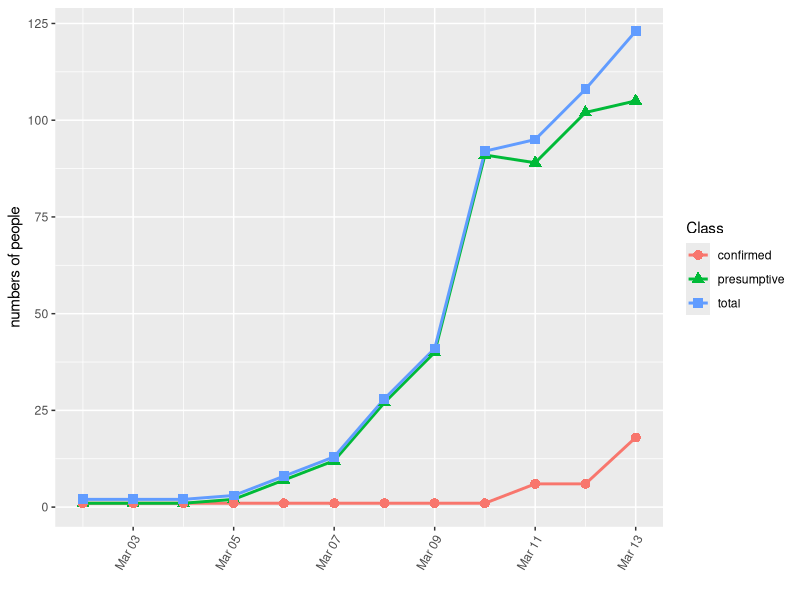
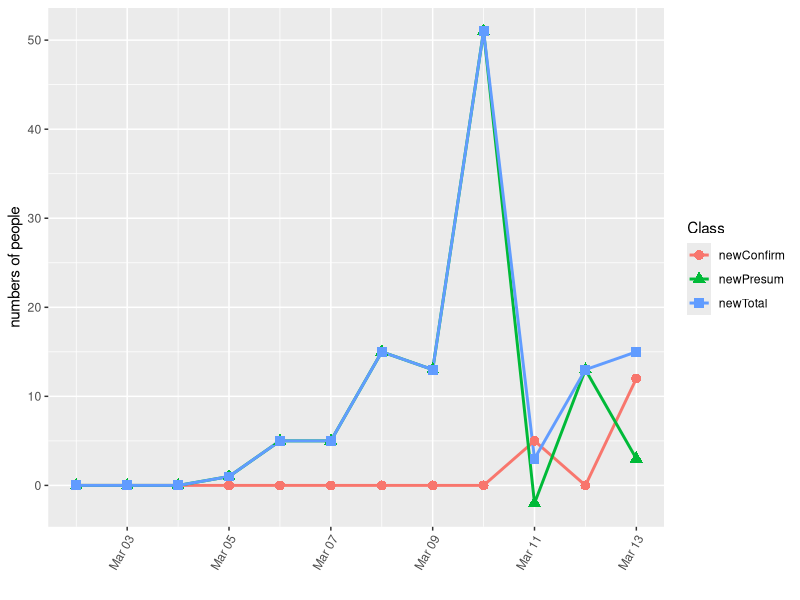
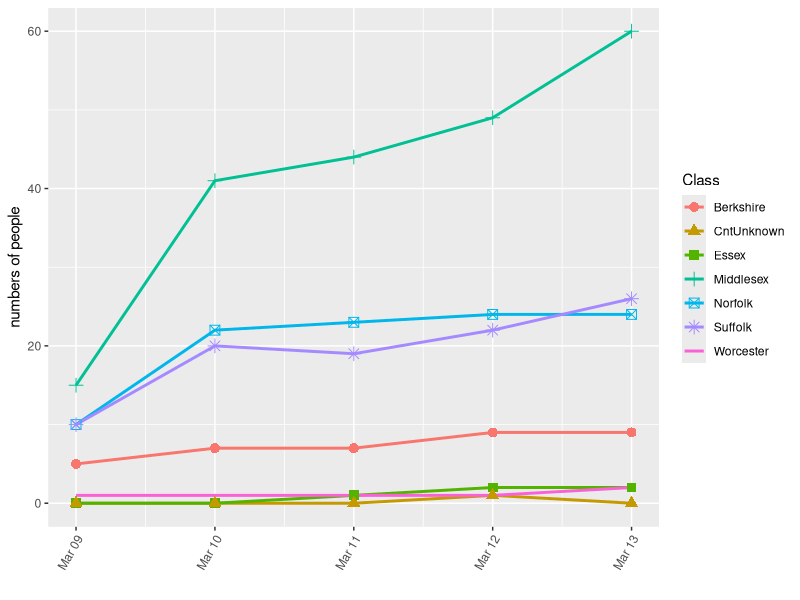
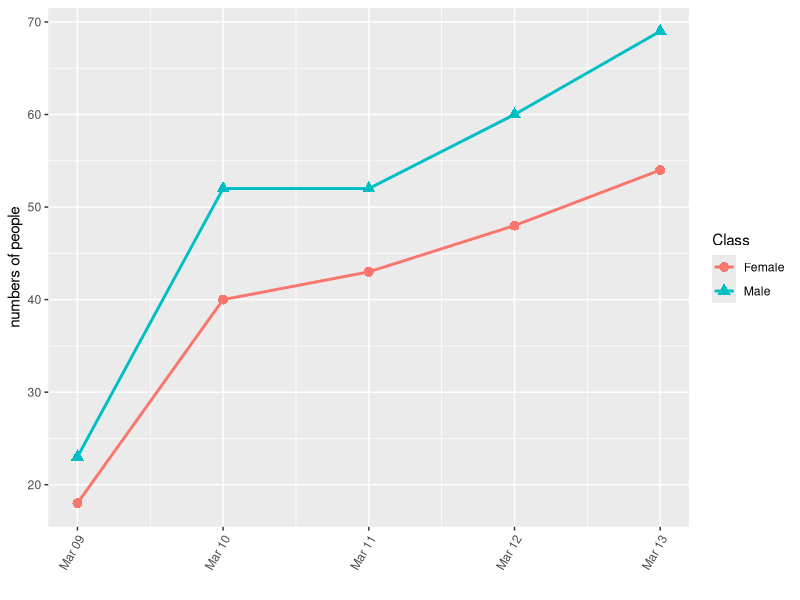
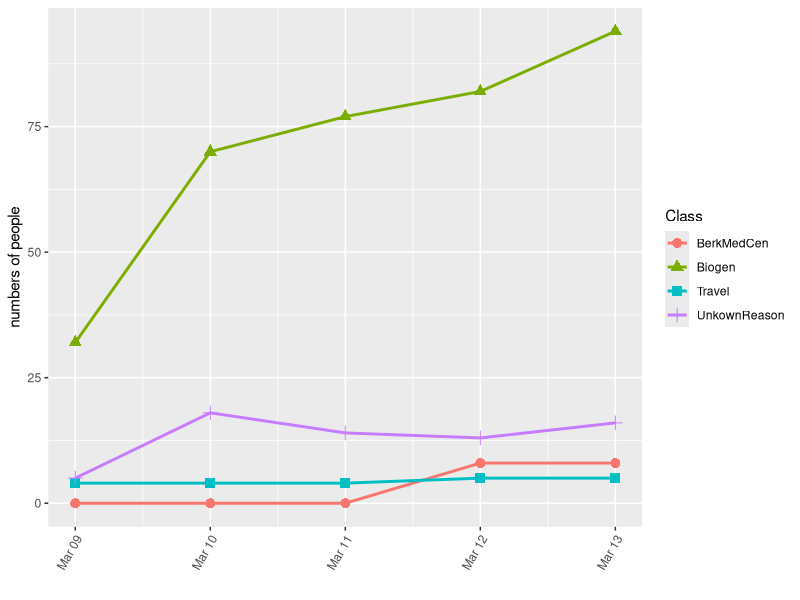
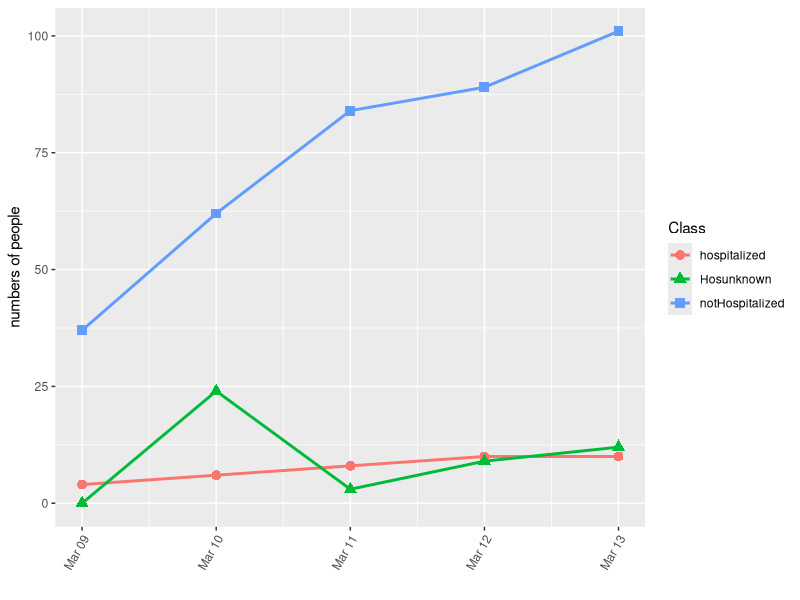

These figures' R source, in order:
## ---- chunk 1
knitr::opts_chunk$set(echo = TRUE)
## ---- chunk 2
library(tidyverse)
library(lubridate)
covMas <- read.csv("covmas.csv")
sources <- read.csv("masSources.csv")
covMasDet <- read.csv("covmasdetail.csv")
covMasDay <- read.csv("covmasday.csv")
## ---- chunk 3
covMaslong <- gather(covMas%>% select(-X), key="key", value="value", -date)
names(covMaslong)[2] <- "Class"
covMaslong %>% filter(Class %in% c("presumptive","confirmed","total"))%>% ggplot(aes(as.Date(date, "%Y-%m-%d"),value,color=Class,shape=Class))+geom_line(size=1)+geom_point(size=3)+ylab("numbers of people")+xlab("")+theme(axis.text.x = element_text(angle = 60, hjust = 1))
## ---- chunk 4
covMasDaylong <- gather(covMasDay%>% select(-X), key="key", value="value", -date)
names(covMasDaylong)[2] <- "Class"
covMasDaylong %>%  ggplot(aes(as.Date(date, "%Y-%m-%d"),value,color=Class,shape=Class))+geom_line(size=1)+geom_point(size=3)+ylab("numbers of people")+xlab("")+theme(axis.text.x = element_text(angle = 60, hjust = 1))
## ---- chunk 5
covMasDetCntlong <- gather(covMasDet%>% select(-X) %>% select(date,Berkshire,Essex,Middlesex,Norfolk,Suffolk,Worcester,CntUnknown), key="key", value="value", -date)
names(covMasDetCntlong)[2] <- "Class"
covMasDetCntlong %>% ggplot(aes(as.Date(date, "%Y-%m-%d"),value,color=Class,shape=Class))+geom_line(size=1)+geom_point(size=3)+ylab("numbers of people")+xlab("")+theme(axis.text.x = element_text(angle = 60, hjust = 1))
## ---- chunk 6
covMasDetSexlong <- gather(covMasDet%>% select(-X) %>% select(date,Male,Female), key="key", value="value", -date)
names(covMasDetSexlong)[2] <- "Class"
covMasDetSexlong %>% ggplot(aes(as.Date(date, "%Y-%m-%d"),value,color=Class,shape=Class))+geom_line(size=1)+geom_point(size=3)+ylab("numbers of people")+xlab("")+theme(axis.text.x = element_text(angle = 60, hjust = 1))
## ---- chunk 7
covMasDetWhylong <- gather(covMasDet%>% select(-X) %>% select(date,Biogen,Travel,BerkMedCen,UnkownReason), key="key", value="value", -date)
names(covMasDetWhylong)[2] <- "Class"
covMasDetWhylong %>% ggplot(aes(as.Date(date, "%Y-%m-%d"),value,color=Class,shape=Class))+geom_line(size=1)+geom_point(size=3)+ylab("numbers of people")+xlab("")+theme(axis.text.x = element_text(angle = 60, hjust = 1))
## ---- chunk 8
covMasDetHoslong <- gather(covMasDet%>% select(-X) %>% select(date,hospitalized,notHospitalized,Hosunknown), key="key", value="value", -date)
names(covMasDetHoslong)[2] <- "Class"
covMasDetHoslong %>% ggplot(aes(as.Date(date, "%Y-%m-%d"),value,color=Class,shape=Class))+geom_line(size=1)+geom_point(size=3)+ylab("numbers of people")+xlab("")+theme(axis.text.x = element_text(angle = 60, hjust = 1))
